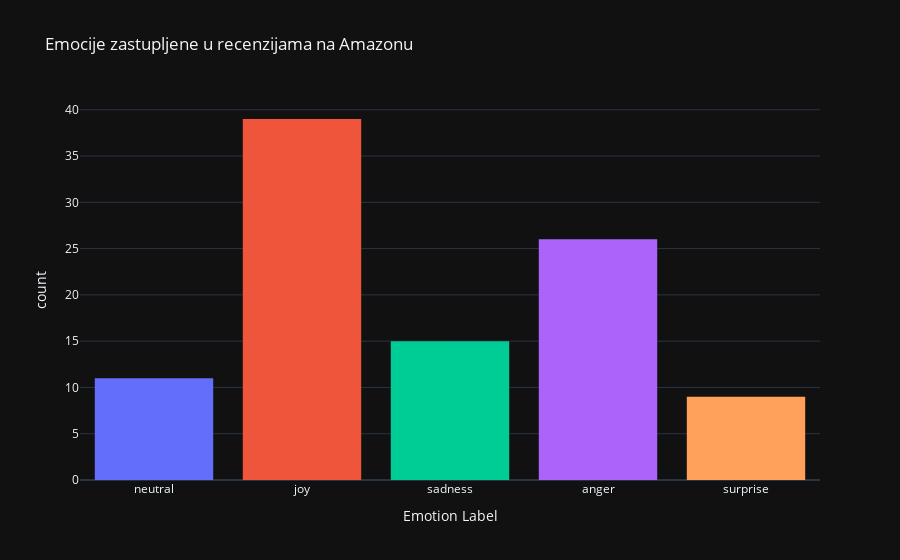

This figure's notebook cell:
### Markdown cell above
Koristimo plotly.express biblioteku kako bi grafički prikazali emocije pronađene u recenzijama na Amazonu. Koristimo histogram() funkciju za kreiranje dijagrama DataFrame-a df. Kolona 'Emotion Label' DataFrame-a df predstavlja x-osu dijagrama, a y-osa broj recenzija koje su povezane sa određenom emocijom.

### Code cell
import plotly.express as px

# Pomocu histograma prikazujemo sve emocije u recenzijama na Amazonu
plot_title = "Emocije zastupljene u recenzijama na Amazonu"
fig = px.histogram(df, x="Emotion Label", template="plotly_dark",
                   title=plot_title, color="Emotion Label")
fig.update_layout(showlegend=False)
fig.show()

### Figure 1 — Plotly figure (JSON) as saved in the notebook; plotly's stock layout.template omitted (floating-point values rounded to 4 significant figures)
{"data": [{"alignmentgroup": "True", "bingroup": "x", "hovertemplate": "Emotion Label=%{x}<br>count=%{y}<extra></extra>", "legendgroup": "neutral", "marker": {"color": "#636efa", "pattern": {"shape": ""}}, "name": "neutral", "offsetgroup": "neutral", "orientation": "v", "showlegend": true, "type": "histogram", "x": ["neutral", "neutral", "neutral", "neutral", "neutral", "neutral", "neutral", "neutral", "neutral", "neutral", "neutral"], "xaxis": "x", "yaxis": "y"}, {"alignmentgroup": "True", "bingroup": "x", "hovertemplate": "Emotion Label=%{x}<br>count=%{y}<extra></extra>", "legendgroup": "joy", "marker": {"color": "#EF553B", "pattern": {"shape": ""}}, "name": "joy", "offsetgroup": "joy", "orientation": "v", "showlegend": true, "type": "histogram", "x": ["joy", "joy", "joy", "joy", "joy", "joy", "joy", "joy", "joy", "joy", "joy", "joy", "joy", "joy", "joy", "joy", "joy", "joy", "joy", "joy", "joy", "joy", "joy", "joy", "joy", "joy", "joy", "joy", "joy", "joy", "joy", "joy", "joy", "joy", "joy", "joy", "joy", "joy", "joy"], "xaxis": "x", "yaxis": "y"}, {"alignmentgroup": "True", "bingroup": "x", "hovertemplate": "Emotion Label=%{x}<br>count=%{y}<extra></extra>", "legendgroup": "sadness", "marker": {"color": "#00cc96", "pattern": {"shape": ""}}, "name": "sadness", "offsetgroup": "sadness", "orientation": "v", "showlegend": true, "type": "histogram", "x": ["sadness", "sadness", "sadness", "sadness", "sadness", "sadness", "sadness", "sadness", "sadness", "sadness", "sadness", "sadness", "sadness", "sadness", "sadness"], "xaxis": "x", "yaxis": "y"}, {"alignmentgroup": "True", "bingroup": "x", "hovertemplate": "Emotion Label=%{x}<br>count=%{y}<extra></extra>", "legendgroup": "anger", "marker": {"color": "#ab63fa", "pattern": {"shape": ""}}, "name": "anger", "offsetgroup": "anger", "orientation": "v", "showlegend": true, "type": "histogram", "x": ["anger", "anger", "anger", "anger", "anger", "anger", "anger", "anger", "anger", "anger", "anger", "anger", "anger", "anger", "anger", "anger", "anger", "anger", "anger", "anger", "anger", "anger", "anger", "anger", "anger", "anger"], "xaxis": "x", "yaxis": "y"}, {"alignmentgroup": "True", "bingroup": "x", "hovertemplate": "Emotion Label=%{x}<br>count=%{y}<extra></extra>", "legendgroup": "surprise", "marker": {"color": "#FFA15A", "pattern": {"shape": ""}}, "name": "surprise", "offsetgroup": "surprise", "orientation": "v", "showlegend": true, "type": "histogram", "x": ["surprise", "surprise", "surprise", "surprise", "surprise", "surprise", "surprise", "surprise", "surprise"], "xaxis": "x", "yaxis": "y"}], "layout": {"barmode": "relative", "legend": {"title": {"text": "Emotion Label"}, "tracegroupgap": 0}, "showlegend": false, "title": {"text": "Emocije zastupljene u recenzijama na Amazonu"}, "xaxis": {"anchor": "y", "categoryarray": ["neutral", "joy", "sadness", "anger", "surprise"], "categoryorder": "array", "domain": [0, 1], "title": {"text": "Emotion Label"}}, "yaxis": {"anchor": "x", "domain": [0, 1], "title": {"text": "count"}}}}
